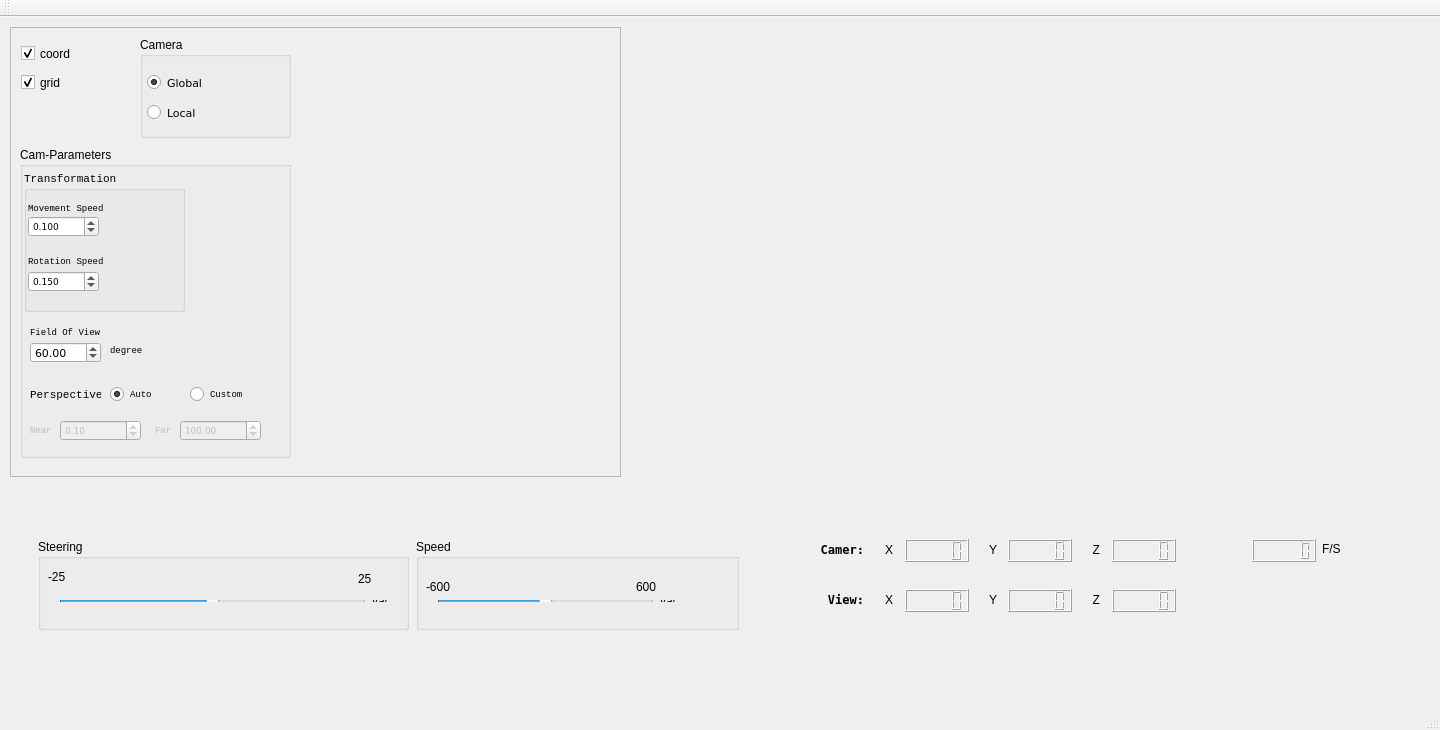
<?xml version="1.0" encoding="UTF-8"?>
<ui version="4.0">
 <class>primary_win</class>
 <widget class="QMainWindow" name="primary_win">
  <property name="enabled">
   <bool>true</bool>
  </property>
  <property name="geometry">
   <rect>
    <x>0</x>
    <y>0</y>
    <width>1440</width>
    <height>730</height>
   </rect>
  </property>
  <property name="minimumSize">
   <size>
    <width>1440</width>
    <height>730</height>
   </size>
  </property>
  <property name="maximumSize">
   <size>
    <width>16777215</width>
    <height>16777215</height>
   </size>
  </property>
  <property name="windowTitle">
   <string>win_mainliner</string>
  </property>
  <widget class="QWidget" name="centralWidget">
   <widget class="QWidget" name="Place_Tracker" native="true">
    <property name="enabled">
     <bool>true</bool>
    </property>
    <property name="geometry">
     <rect>
      <x>630</x>
      <y>10</y>
      <width>800</width>
      <height>500</height>
     </rect>
    </property>
    <property name="sizePolicy">
     <sizepolicy hsizetype="Fixed" vsizetype="Fixed">
      <horstretch>0</horstretch>
      <verstretch>0</verstretch>
     </sizepolicy>
    </property>
    <property name="minimumSize">
     <size>
      <width>800</width>
      <height>500</height>
     </size>
    </property>
    <property name="maximumSize">
     <size>
      <width>800</width>
      <height>500</height>
     </size>
    </property>
   </widget>
   <widget class="QFrame" name="frame_4">
    <property name="geometry">
     <rect>
      <x>10</x>
      <y>466</y>
      <width>1421</width>
      <height>200</height>
     </rect>
    </property>
    <property name="sizePolicy">
     <sizepolicy hsizetype="Preferred" vsizetype="Preferred">
      <horstretch>0</horstretch>
      <verstretch>0</verstretch>
     </sizepolicy>
    </property>
    <property name="minimumSize">
     <size>
      <width>1421</width>
      <height>101</height>
     </size>
    </property>
    <property name="maximumSize">
     <size>
      <width>16777215</width>
      <height>200</height>
     </size>
    </property>
    <property name="frameShape">
     <enum>QFrame::NoFrame</enum>
    </property>
    <property name="frameShadow">
     <enum>QFrame::Raised</enum>
    </property>
    <widget class="QFrame" name="frame_3">
     <property name="geometry">
      <rect>
       <x>11</x>
       <y>21</y>
       <width>741</width>
       <height>169</height>
      </rect>
     </property>
     <property name="sizePolicy">
      <sizepolicy hsizetype="Fixed" vsizetype="Preferred">
       <horstretch>0</horstretch>
       <verstretch>0</verstretch>
      </sizepolicy>
     </property>
     <property name="minimumSize">
      <size>
       <width>741</width>
       <height>0</height>
      </size>
     </property>
     <property name="maximumSize">
      <size>
       <width>800</width>
       <height>16777215</height>
      </size>
     </property>
     <property name="frameShape">
      <enum>QFrame::NoFrame</enum>
     </property>
     <property name="frameShadow">
      <enum>QFrame::Raised</enum>
     </property>
     <widget class="QWidget" name="layoutWidget">
      <property name="geometry">
       <rect>
        <x>6</x>
        <y>15</y>
        <width>723</width>
        <height>131</height>
       </rect>
      </property>
      <layout class="QHBoxLayout" name="horizontalLayout_3">
       <item>
        <widget class="QGroupBox" name="groupBox_2">
         <property name="sizePolicy">
          <sizepolicy hsizetype="Fixed" vsizetype="Fixed">
           <horstretch>0</horstretch>
           <verstretch>0</verstretch>
          </sizepolicy>
         </property>
         <property name="minimumSize">
          <size>
           <width>371</width>
           <height>71</height>
          </size>
         </property>
         <property name="maximumSize">
          <size>
           <width>371</width>
           <height>91</height>
          </size>
         </property>
         <property name="title">
          <string>Steering</string>
         </property>
         <widget class="QLabel" name="label_11">
          <property name="geometry">
           <rect>
            <x>10</x>
            <y>30</y>
            <width>31</width>
            <height>16</height>
           </rect>
          </property>
          <property name="text">
           <string>-25</string>
          </property>
         </widget>
         <widget class="QLabel" name="label_12">
          <property name="geometry">
           <rect>
            <x>320</x>
            <y>30</y>
            <width>31</width>
            <height>20</height>
           </rect>
          </property>
          <property name="text">
           <string>25</string>
          </property>
         </widget>
         <widget class="QWidget" name="layoutWidget_4">
          <property name="geometry">
           <rect>
            <x>10</x>
            <y>50</y>
            <width>351</width>
            <height>24</height>
           </rect>
          </property>
          <layout class="QHBoxLayout" name="horizontalLayout_2">
           <item>
            <widget class="QSlider" name="steeringV">
             <property name="minimum">
              <number>-25</number>
             </property>
             <property name="maximum">
              <number>25</number>
             </property>
             <property name="orientation">
              <enum>Qt::Horizontal</enum>
             </property>
            </widget>
           </item>
           <item>
            <widget class="QLabel" name="steeringDis">
             <property name="maximumSize">
              <size>
               <width>25</width>
               <height>16777215</height>
              </size>
             </property>
             <property name="text">
              <string>val</string>
             </property>
            </widget>
           </item>
          </layout>
         </widget>
        </widget>
       </item>
       <item>
        <spacer name="horizontalSpacer">
         <property name="orientation">
          <enum>Qt::Horizontal</enum>
         </property>
         <property name="sizeType">
          <enum>QSizePolicy::Fixed</enum>
         </property>
         <property name="sizeHint" stdset="0">
          <size>
           <width>13</width>
           <height>20</height>
          </size>
         </property>
        </spacer>
       </item>
       <item>
        <widget class="QGroupBox" name="groupBox">
         <property name="minimumSize">
          <size>
           <width>323</width>
           <height>71</height>
          </size>
         </property>
         <property name="maximumSize">
          <size>
           <width>323</width>
           <height>91</height>
          </size>
         </property>
         <property name="title">
          <string>Speed</string>
         </property>
         <widget class="QLabel" name="label_13">
          <property name="geometry">
           <rect>
            <x>10</x>
            <y>40</y>
            <width>41</width>
            <height>16</height>
           </rect>
          </property>
          <property name="text">
           <string>-600</string>
          </property>
         </widget>
         <widget class="QLabel" name="label_14">
          <property name="geometry">
           <rect>
            <x>220</x>
            <y>40</y>
            <width>41</width>
            <height>16</height>
           </rect>
          </property>
          <property name="text">
           <string>600</string>
          </property>
         </widget>
         <widget class="QWidget" name="layoutWidget_5">
          <property name="geometry">
           <rect>
            <x>10</x>
            <y>50</y>
            <width>261</width>
            <height>24</height>
           </rect>
          </property>
          <layout class="QHBoxLayout" name="horizontalLayout">
           <item>
            <widget class="QSlider" name="speedV">
             <property name="minimum">
              <number>-600</number>
             </property>
             <property name="maximum">
              <number>600</number>
             </property>
             <property name="value">
              <number>0</number>
             </property>
             <property name="orientation">
              <enum>Qt::Horizontal</enum>
             </property>
            </widget>
           </item>
           <item>
            <widget class="QLabel" name="speedDis">
             <property name="text">
              <string>val</string>
             </property>
            </widget>
           </item>
          </layout>
         </widget>
        </widget>
       </item>
      </layout>
     </widget>
    </widget>
    <widget class="QFrame" name="frame_2">
     <property name="enabled">
      <bool>true</bool>
     </property>
     <property name="geometry">
      <rect>
       <x>782</x>
       <y>35</y>
       <width>631</width>
       <height>131</height>
      </rect>
     </property>
     <property name="sizePolicy">
      <sizepolicy hsizetype="Preferred" vsizetype="Preferred">
       <horstretch>0</horstretch>
       <verstretch>0</verstretch>
      </sizepolicy>
     </property>
     <property name="minimumSize">
      <size>
       <width>1</width>
       <height>1</height>
      </size>
     </property>
     <property name="maximumSize">
      <size>
       <width>2000</width>
       <height>3000</height>
      </size>
     </property>
     <property name="frameShape">
      <enum>QFrame::NoFrame</enum>
     </property>
     <property name="frameShadow">
      <enum>QFrame::Raised</enum>
     </property>
     <widget class="QLCDNumber" name="lcdFrameRate">
      <property name="geometry">
       <rect>
        <x>460</x>
        <y>21</y>
        <width>64</width>
        <height>23</height>
       </rect>
      </property>
      <property name="frameShape">
       <enum>QFrame::Box</enum>
      </property>
      <property name="smallDecimalPoint">
       <bool>true</bool>
      </property>
     </widget>
     <widget class="QLabel" name="label_17">
      <property name="geometry">
       <rect>
        <x>530</x>
        <y>23</y>
        <width>55</width>
        <height>16</height>
       </rect>
      </property>
      <property name="text">
       <string>F/S</string>
      </property>
     </widget>
     <widget class="QLabel" name="label_5">
      <property name="geometry">
       <rect>
        <x>1</x>
        <y>21</y>
        <width>71</width>
        <height>21</height>
       </rect>
      </property>
      <property name="sizePolicy">
       <sizepolicy hsizetype="Preferred" vsizetype="Preferred">
        <horstretch>0</horstretch>
        <verstretch>0</verstretch>
       </sizepolicy>
      </property>
      <property name="font">
       <font>
        <family>DejaVu Sans Mono</family>
        <weight>75</weight>
        <bold>true</bold>
       </font>
      </property>
      <property name="text">
       <string>Camer:</string>
      </property>
      <property name="alignment">
       <set>Qt::AlignRight|Qt::AlignTrailing|Qt::AlignVCenter</set>
      </property>
     </widget>
     <widget class="QLabel" name="label_6">
      <property name="geometry">
       <rect>
        <x>80</x>
        <y>21</y>
        <width>21</width>
        <height>21</height>
       </rect>
      </property>
      <property name="text">
       <string>X</string>
      </property>
      <property name="alignment">
       <set>Qt::AlignRight|Qt::AlignTrailing|Qt::AlignVCenter</set>
      </property>
     </widget>
     <widget class="QLCDNumber" name="lcdCamCoordX">
      <property name="geometry">
       <rect>
        <x>113</x>
        <y>21</y>
        <width>64</width>
        <height>23</height>
       </rect>
      </property>
     </widget>
     <widget class="QLabel" name="label_8">
      <property name="geometry">
       <rect>
        <x>287</x>
        <y>21</y>
        <width>21</width>
        <height>21</height>
       </rect>
      </property>
      <property name="text">
       <string>Z</string>
      </property>
      <property name="alignment">
       <set>Qt::AlignRight|Qt::AlignTrailing|Qt::AlignVCenter</set>
      </property>
     </widget>
     <widget class="QLabel" name="label_7">
      <property name="geometry">
       <rect>
        <x>184</x>
        <y>21</y>
        <width>21</width>
        <height>21</height>
       </rect>
      </property>
      <property name="text">
       <string>Y</string>
      </property>
      <property name="alignment">
       <set>Qt::AlignRight|Qt::AlignTrailing|Qt::AlignVCenter</set>
      </property>
     </widget>
     <widget class="QLCDNumber" name="lcdCamCoordY">
      <property name="geometry">
       <rect>
        <x>216</x>
        <y>21</y>
        <width>64</width>
        <height>23</height>
       </rect>
      </property>
     </widget>
     <widget class="QLCDNumber" name="lcdCamCoordZ">
      <property name="geometry">
       <rect>
        <x>320</x>
        <y>21</y>
        <width>64</width>
        <height>23</height>
       </rect>
      </property>
      <property name="font">
       <font>
        <stylestrategy>PreferDefault</stylestrategy>
       </font>
      </property>
      <property name="value" stdset="0">
       <double>0.000000000000000</double>
      </property>
      <property name="intValue" stdset="0">
       <number>0</number>
      </property>
     </widget>
     <widget class="QLCDNumber" name="lcdCamViewX">
      <property name="geometry">
       <rect>
        <x>113</x>
        <y>71</y>
        <width>64</width>
        <height>23</height>
       </rect>
      </property>
     </widget>
     <widget class="QLabel" name="label_4">
      <property name="geometry">
       <rect>
        <x>1</x>
        <y>71</y>
        <width>71</width>
        <height>21</height>
       </rect>
      </property>
      <property name="font">
       <font>
        <family>DejaVu Sans Mono</family>
        <weight>75</weight>
        <bold>true</bold>
       </font>
      </property>
      <property name="text">
       <string>View:</string>
      </property>
      <property name="alignment">
       <set>Qt::AlignRight|Qt::AlignTrailing|Qt::AlignVCenter</set>
      </property>
     </widget>
     <widget class="QLabel" name="label_3">
      <property name="geometry">
       <rect>
        <x>80</x>
        <y>71</y>
        <width>21</width>
        <height>21</height>
       </rect>
      </property>
      <property name="text">
       <string>X</string>
      </property>
      <property name="alignment">
       <set>Qt::AlignRight|Qt::AlignTrailing|Qt::AlignVCenter</set>
      </property>
     </widget>
     <widget class="QLCDNumber" name="lcdCamViewY">
      <property name="geometry">
       <rect>
        <x>216</x>
        <y>71</y>
        <width>64</width>
        <height>23</height>
       </rect>
      </property>
     </widget>
     <widget class="QLabel" name="label_2">
      <property name="geometry">
       <rect>
        <x>184</x>
        <y>71</y>
        <width>21</width>
        <height>21</height>
       </rect>
      </property>
      <property name="text">
       <string>Y</string>
      </property>
      <property name="alignment">
       <set>Qt::AlignRight|Qt::AlignTrailing|Qt::AlignVCenter</set>
      </property>
     </widget>
     <widget class="QLabel" name="label">
      <property name="geometry">
       <rect>
        <x>287</x>
        <y>71</y>
        <width>21</width>
        <height>21</height>
       </rect>
      </property>
      <property name="layoutDirection">
       <enum>Qt::LeftToRight</enum>
      </property>
      <property name="text">
       <string>Z</string>
      </property>
      <property name="alignment">
       <set>Qt::AlignRight|Qt::AlignTrailing|Qt::AlignVCenter</set>
      </property>
     </widget>
     <widget class="QLCDNumber" name="lcdCamViewZ">
      <property name="geometry">
       <rect>
        <x>320</x>
        <y>71</y>
        <width>64</width>
        <height>23</height>
       </rect>
      </property>
      <property name="font">
       <font>
        <stylestrategy>PreferDefault</stylestrategy>
       </font>
      </property>
      <property name="value" stdset="0">
       <double>0.000000000000000</double>
      </property>
      <property name="intValue" stdset="0">
       <number>0</number>
      </property>
     </widget>
    </widget>
   </widget>
   <widget class="QFrame" name="edit_frame">
    <property name="geometry">
     <rect>
      <x>10</x>
      <y>10</y>
      <width>611</width>
      <height>450</height>
     </rect>
    </property>
    <property name="sizePolicy">
     <sizepolicy hsizetype="Expanding" vsizetype="Expanding">
      <horstretch>0</horstretch>
      <verstretch>0</verstretch>
     </sizepolicy>
    </property>
    <property name="minimumSize">
     <size>
      <width>300</width>
      <height>450</height>
     </size>
    </property>
    <property name="maximumSize">
     <size>
      <width>16777215</width>
      <height>16777215</height>
     </size>
    </property>
    <property name="frameShape">
     <enum>QFrame::StyledPanel</enum>
    </property>
    <property name="frameShadow">
     <enum>QFrame::Raised</enum>
    </property>
    <widget class="QGroupBox" name="camInf">
     <property name="geometry">
      <rect>
       <x>10</x>
       <y>120</y>
       <width>271</width>
       <height>311</height>
      </rect>
     </property>
     <property name="title">
      <string>Cam-Parameters</string>
     </property>
     <widget class="QGroupBox" name="camTransformation">
      <property name="geometry">
       <rect>
        <x>4</x>
        <y>24</y>
        <width>161</width>
        <height>141</height>
       </rect>
      </property>
      <property name="font">
       <font>
        <family>Cousine</family>
        <pointsize>8</pointsize>
       </font>
      </property>
      <property name="title">
       <string>Transformation</string>
      </property>
      <widget class="QDoubleSpinBox" name="cam_rotation_speed">
       <property name="geometry">
        <rect>
         <x>4</x>
         <y>100</y>
         <width>71</width>
         <height>21</height>
        </rect>
       </property>
       <property name="font">
        <font>
         <family>DejaVu Sans</family>
         <pointsize>7</pointsize>
        </font>
       </property>
       <property name="decimals">
        <number>3</number>
       </property>
       <property name="maximum">
        <double>1.000000000000000</double>
       </property>
       <property name="singleStep">
        <double>0.001000000000000</double>
       </property>
       <property name="value">
        <double>0.150000000000000</double>
       </property>
      </widget>
      <widget class="QLabel" name="label_9">
       <property name="geometry">
        <rect>
         <x>4</x>
         <y>75</y>
         <width>76</width>
         <height>31</height>
        </rect>
       </property>
       <property name="font">
        <font>
         <family>Cousine</family>
         <pointsize>7</pointsize>
        </font>
       </property>
       <property name="text">
        <string>Rotation Speed</string>
       </property>
      </widget>
      <widget class="QLabel" name="label_10">
       <property name="geometry">
        <rect>
         <x>4</x>
         <y>22</y>
         <width>91</width>
         <height>31</height>
        </rect>
       </property>
       <property name="font">
        <font>
         <family>Cousine</family>
         <pointsize>7</pointsize>
        </font>
       </property>
       <property name="text">
        <string>Movement Speed</string>
       </property>
      </widget>
      <widget class="QDoubleSpinBox" name="cam_movement_speed">
       <property name="geometry">
        <rect>
         <x>4</x>
         <y>45</y>
         <width>71</width>
         <height>21</height>
        </rect>
       </property>
       <property name="font">
        <font>
         <family>DejaVu Sans</family>
         <pointsize>7</pointsize>
        </font>
       </property>
       <property name="wrapping">
        <bool>false</bool>
       </property>
       <property name="decimals">
        <number>3</number>
       </property>
       <property name="maximum">
        <double>1.000000000000000</double>
       </property>
       <property name="singleStep">
        <double>0.001000000000000</double>
       </property>
       <property name="value">
        <double>0.100000000000000</double>
       </property>
      </widget>
     </widget>
     <widget class="QLabel" name="label_15">
      <property name="geometry">
       <rect>
        <x>10</x>
        <y>175</y>
        <width>101</width>
        <height>21</height>
       </rect>
      </property>
      <property name="font">
       <font>
        <family>Cousine</family>
        <pointsize>7</pointsize>
       </font>
      </property>
      <property name="text">
       <string>Field Of View </string>
      </property>
     </widget>
     <widget class="QDoubleSpinBox" name="SpinBox_FieldOfView">
      <property name="geometry">
       <rect>
        <x>10</x>
        <y>195</y>
        <width>71</width>
        <height>21</height>
       </rect>
      </property>
      <property name="font">
       <font>
        <family>DejaVu Sans</family>
        <pointsize>8</pointsize>
       </font>
      </property>
      <property name="maximum">
       <double>179.990000000000009</double>
      </property>
      <property name="singleStep">
       <double>0.010000000000000</double>
      </property>
      <property name="value">
       <double>60.000000000000000</double>
      </property>
     </widget>
     <widget class="QLabel" name="label_16">
      <property name="geometry">
       <rect>
        <x>90</x>
        <y>193</y>
        <width>61</width>
        <height>20</height>
       </rect>
      </property>
      <property name="font">
       <font>
        <family>Cousine</family>
        <pointsize>7</pointsize>
       </font>
      </property>
      <property name="text">
       <string>degree</string>
      </property>
     </widget>
     <widget class="QLabel" name="label_perspective">
      <property name="geometry">
       <rect>
        <x>10</x>
        <y>240</y>
        <width>71</width>
        <height>16</height>
       </rect>
      </property>
      <property name="font">
       <font>
        <family>Cousine</family>
        <pointsize>8</pointsize>
       </font>
      </property>
      <property name="text">
       <string>Perspective</string>
      </property>
     </widget>
     <widget class="QRadioButton" name="radioButton">
      <property name="geometry">
       <rect>
        <x>90</x>
        <y>237</y>
        <width>71</width>
        <height>21</height>
       </rect>
      </property>
      <property name="font">
       <font>
        <family>Cousine</family>
        <pointsize>7</pointsize>
       </font>
      </property>
      <property name="text">
       <string>Auto</string>
      </property>
      <property name="checked">
       <bool>true</bool>
      </property>
     </widget>
     <widget class="QRadioButton" name="radioButton_2">
      <property name="geometry">
       <rect>
        <x>170</x>
        <y>237</y>
        <width>81</width>
        <height>21</height>
       </rect>
      </property>
      <property name="font">
       <font>
        <family>Cousine</family>
        <pointsize>7</pointsize>
       </font>
      </property>
      <property name="text">
       <string>Custom</string>
      </property>
     </widget>
     <widget class="QFrame" name="frame_perspective">
      <property name="enabled">
       <bool>false</bool>
      </property>
      <property name="geometry">
       <rect>
        <x>0</x>
        <y>263</y>
        <width>261</width>
        <height>41</height>
       </rect>
      </property>
      <property name="frameShape">
       <enum>QFrame::NoFrame</enum>
      </property>
      <property name="frameShadow">
       <enum>QFrame::Raised</enum>
      </property>
      <widget class="QLabel" name="label_near">
       <property name="geometry">
        <rect>
         <x>10</x>
         <y>12</y>
         <width>21</width>
         <height>16</height>
        </rect>
       </property>
       <property name="font">
        <font>
         <family>Cousine</family>
         <pointsize>7</pointsize>
        </font>
       </property>
       <property name="text">
        <string>Near</string>
       </property>
      </widget>
      <widget class="QLabel" name="label_far">
       <property name="geometry">
        <rect>
         <x>135</x>
         <y>12</y>
         <width>21</width>
         <height>16</height>
        </rect>
       </property>
       <property name="font">
        <font>
         <family>Cousine</family>
         <pointsize>7</pointsize>
        </font>
       </property>
       <property name="text">
        <string>Far</string>
       </property>
      </widget>
      <widget class="QDoubleSpinBox" name="SpinBox_Near">
       <property name="geometry">
        <rect>
         <x>40</x>
         <y>10</y>
         <width>81</width>
         <height>21</height>
        </rect>
       </property>
       <property name="font">
        <font>
         <family>DejaVu Sans</family>
         <pointsize>7</pointsize>
        </font>
       </property>
       <property name="minimum">
        <double>0.010000000000000</double>
       </property>
       <property name="maximum">
        <double>1000.000000000000000</double>
       </property>
       <property name="value">
        <double>0.100000000000000</double>
       </property>
      </widget>
      <widget class="QDoubleSpinBox" name="SpinBox_Far">
       <property name="geometry">
        <rect>
         <x>160</x>
         <y>10</y>
         <width>81</width>
         <height>21</height>
        </rect>
       </property>
       <property name="font">
        <font>
         <family>DejaVu Sans</family>
         <pointsize>7</pointsize>
        </font>
       </property>
       <property name="minimum">
        <double>0.010000000000000</double>
       </property>
       <property name="maximum">
        <double>1000.000000000000000</double>
       </property>
       <property name="singleStep">
        <double>0.010000000000000</double>
       </property>
       <property name="value">
        <double>100.000000000000000</double>
       </property>
      </widget>
     </widget>
    </widget>
    <widget class="QGroupBox" name="groupBox_Camera">
     <property name="geometry">
      <rect>
       <x>130</x>
       <y>10</y>
       <width>151</width>
       <height>101</height>
      </rect>
     </property>
     <property name="title">
      <string>Camera</string>
     </property>
     <widget class="QRadioButton" name="radioButton_Global">
      <property name="geometry">
       <rect>
        <x>7</x>
        <y>30</y>
        <width>91</width>
        <height>31</height>
       </rect>
      </property>
      <property name="font">
       <font>
        <family>DejaVu Sans</family>
        <pointsize>8</pointsize>
       </font>
      </property>
      <property name="text">
       <string>Global</string>
      </property>
      <property name="checked">
       <bool>true</bool>
      </property>
     </widget>
     <widget class="QRadioButton" name="radioButton_Local">
      <property name="geometry">
       <rect>
        <x>7</x>
        <y>60</y>
        <width>81</width>
        <height>31</height>
       </rect>
      </property>
      <property name="font">
       <font>
        <family>DejaVu Sans</family>
        <pointsize>8</pointsize>
       </font>
      </property>
      <property name="text">
       <string>Local</string>
      </property>
     </widget>
    </widget>
    <widget class="QCheckBox" name="grid_check">
     <property name="geometry">
      <rect>
       <x>11</x>
       <y>40</y>
       <width>71</width>
       <height>31</height>
      </rect>
     </property>
     <property name="text">
      <string>grid</string>
     </property>
     <property name="checked">
      <bool>true</bool>
     </property>
    </widget>
    <widget class="QCheckBox" name="coord_check">
     <property name="geometry">
      <rect>
       <x>11</x>
       <y>11</y>
       <width>81</width>
       <height>31</height>
      </rect>
     </property>
     <property name="text">
      <string>coord</string>
     </property>
     <property name="checked">
      <bool>true</bool>
     </property>
    </widget>
   </widget>
  </widget>
  <widget class="QMenuBar" name="menuBar">
   <property name="geometry">
    <rect>
     <x>0</x>
     <y>0</y>
     <width>1440</width>
     <height>20</height>
    </rect>
   </property>
  </widget>
  <widget class="QToolBar" name="mainToolBar">
   <attribute name="toolBarArea">
    <enum>TopToolBarArea</enum>
   </attribute>
   <attribute name="toolBarBreak">
    <bool>false</bool>
   </attribute>
  </widget>
  <widget class="QStatusBar" name="statusBar"/>
 </widget>
 <layoutdefault spacing="6" margin="11"/>
 <resources/>
 <connections/>
</ui>
